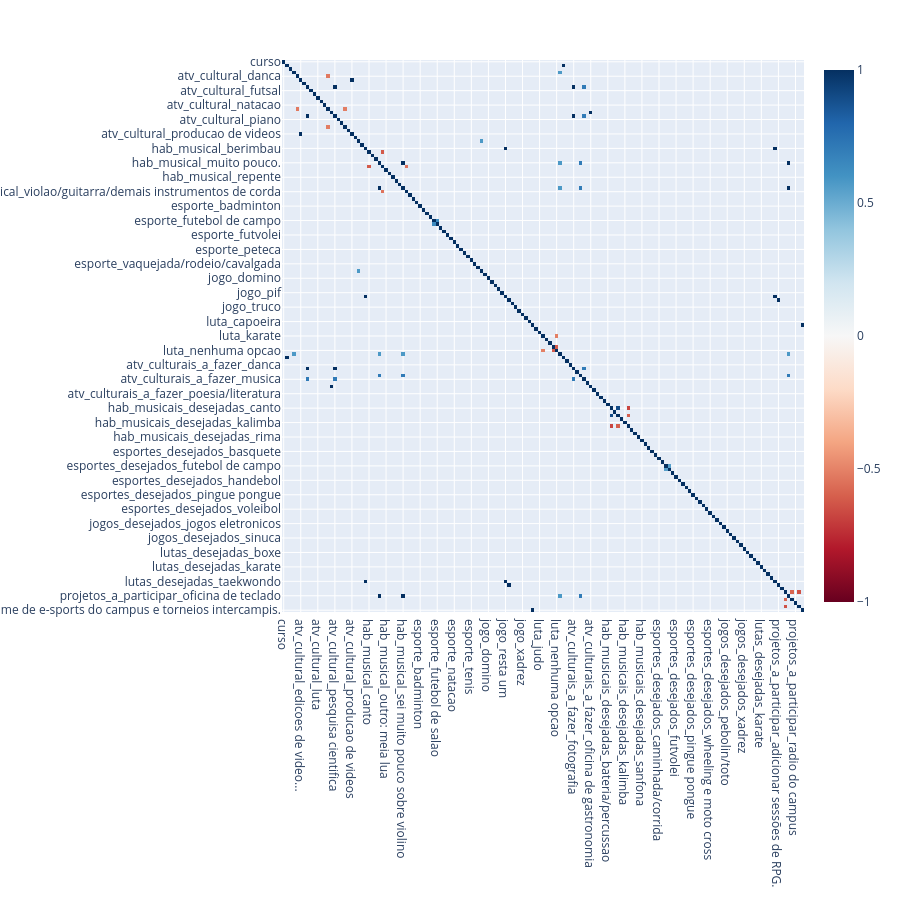

Here is the notebook cell this chart was saved with:
### Code cell
fig = px.imshow(
    corr_matrix_strong,
    text_auto=True,
    color_continuous_scale='RdBu',
    zmin=-1,
    zmax=1,
    aspect='auto'
)

fig.update_layout(
    xaxis_side='bottom',
    height=900
)

fig.show()

### Figure 1 — Plotly figure (JSON) as saved in the notebook; plotly's stock layout.template omitted (floating-point values rounded to 4 significant figures; data arrays with more than 128 entries replaced by an {"elided": "..."} marker saying what was removed)
{"data": [{"coloraxis": "coloraxis", "hovertemplate": "x: %{x}<br>y: %{y}<br>color: %{z}<extra></extra>", "name": "0", "texttemplate": "%{z}", "type": "heatmap", "x": {"elided": "153 str values"}, "xaxis": "x", "y": {"elided": "153 str values"}, "yaxis": "y", "z": {"elided": "153x153 float values"}}], "layout": {"coloraxis": {"cmax": 1, "cmin": -1, "colorscale": [[0, "rgb(103,0,31)"], [0.1, "rgb(178,24,43)"], [0.2, "rgb(214,96,77)"], [0.3, "rgb(244,165,130)"], [0.4, "rgb(253,219,199)"], [0.5, "rgb(247,247,247)"], [0.6, "rgb(209,229,240)"], [0.7, "rgb(146,197,222)"], [0.8, "rgb(67,147,195)"], [0.9, "rgb(33,102,172)"], [1, "rgb(5,48,97)"]]}, "height": 900, "margin": {"t": 60}, "xaxis": {"anchor": "y", "domain": [0, 1], "side": "bottom"}, "yaxis": {"anchor": "x", "autorange": "reversed", "domain": [0, 1]}}}
